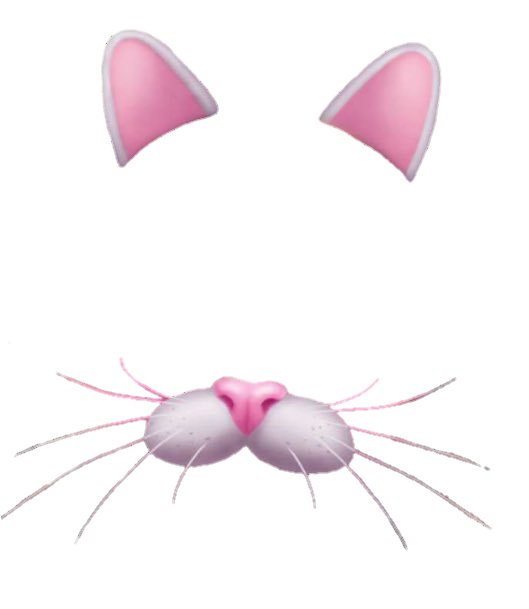
#> input picture face_filter/mask1.png, 529 x 609 px
$ jupyter execute face_filter.ipynb   (older library calls are emulated)
#> lines starting #> are read from the running program, lines starting #| are printed output that depends on the picture
[cell 1]
import cv2
from PIL import Image
import numpy as np

# filter image path
maskPath = "mask1.png"
# haarcascade path
cascPath = "haarcascade_frontalface_default.xml"

# cascade classifier object
faceCascade = cv2.CascadeClassifier(cv2.data.haarcascades + cascPath)

# Open mask as PIL image
mask = Image.open(maskPath)
#> mask is the input picture: PIL image 529x609 RGBA; mean R, G, B, A 26.1, 20.1, 22.9, 29.1
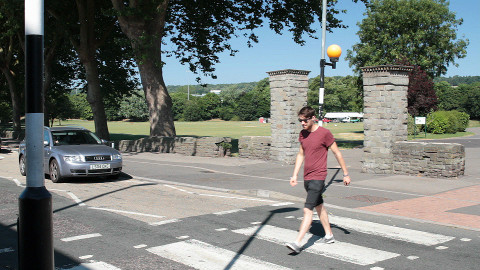
#> input picture GRIPS_Internship/img4.jpg, 480 x 270 px, given in place of the camera
#> further down, frame is the input picture: shape (270, 480, 3); mean B, G, R 119.1, 123.5, 118.9

def thug_mask(image):


    # convert input image to grayscale
    gray = cv2.cvtColor(image, cv2.COLOR_BGR2GRAY)
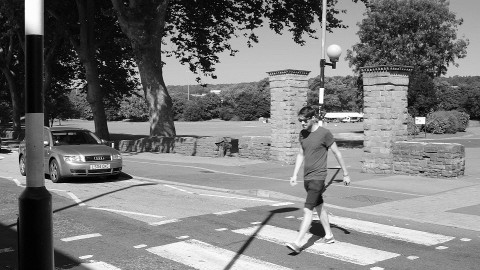
#> gray: shape (270, 480); min 0, max 255, mean 121.6

    # detect faces in grayscale image
    faces = faceCascade.detectMultiScale(gray, 1.15)
#> faces = [[310, 38, 64, 64]]

    # convert cv2 imageto PIL image
    background = Image.fromarray(image)

    for (x,y,w,h) in faces:
        # resize mask
        resized_mask = mask.resize((w,h), Image.ANTIALIAS)
        # define offset for mask
        offset = (x,y)
        # pask mask on background
        background.paste(resized_mask, offset, mask=resized_mask)
#> this loop made 1 pass
#> pass 1, in thug_mask, `resized_mask = mask.resize((w,h), Image.ANTIALIAS)`:
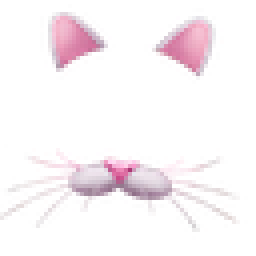
#> resized_mask: PIL image 64x64 RGBA (shown 4 times larger); mean R, G, B, A 49.6, 39.3, 44, 29.5; transparent parts drawn white
#> after the loop:
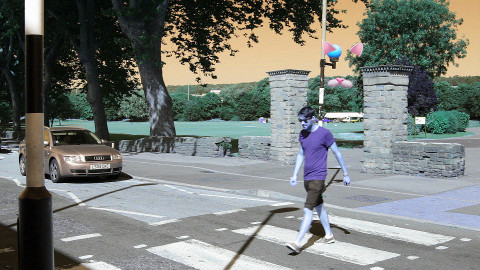
#> background: PIL image 480x270 RGB; mean R, G, B 119.4, 123.5, 119.1

    # return background as cv2 image
    return np.asarray(background)

# VideoCapture object
cap = cv2.VideoCapture(cv2.CAP_ANY)

while True:
    # read return value and frame
    ret, frame = cap.read()

    if ret == True:
        # show frame with thug life mask
        cv2.imshow('Live', thug_mask(frame))

        # chck if esc key is pressed
        if cv2.waitKey(1) == 27:
#> (key Esc is pressed here)
            break

# release cam
cap.release()
# destroy all open opencv windows
cv2.destroyAllWindows()
